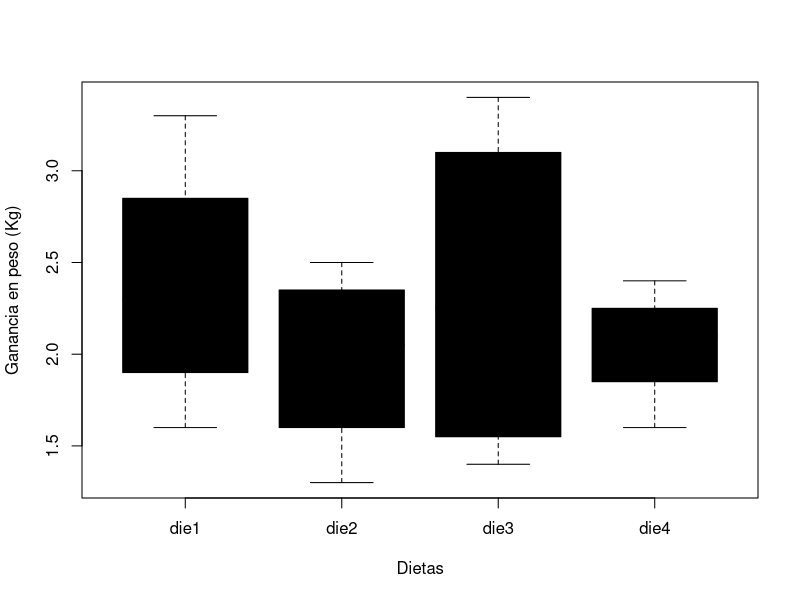

This chart was generated by the following R code:
# Arleth Alexandra Fernandez Flores
# 2072813
# 20/05/2024

# Experimento ganancia en peso (GP) basado en diferentes dietas
# Niveles de factor: 4(die1, die2, die3, die4)

die1 <- c(2.4, 2.2, 3.3, 1.6)
die2 <- c(2.2, 1.9, 1.3, 2.5)
die3 <- c(3.4, 1.7, 2.8, 1.4)
die4 <- c(1.6, 2.1, 2.1, 2.4)

# Sumatoria de grupos/bloques
# Para peso bajo sumar la ganancia en peso
sum(die1[1]+die2[1]+die3[1]+die4[1])
sum(die1[2]+die2[2]+die3[2]+die4[2])
sum(die1[3]+die2[3]+die3[3]+die4[3])
sum(die1[4]+die2[4]+die3[4]+die4[4])

# sumatoria de las dietas independienetes de grupo/bloque
sum(die1); sum(die2); sum(die3); sum(die4)

GP <- c(die1, die2, die3, die4)
Trat <- gl(4,4,16, labels = c("die1","die2","die3","die4"))
Bloq <- gl(4,4,16, labels = c("Bajo","Normal","SP", "OB"))

Dietas <- data.frame(Trat,Bloq,GP)
head(Dietas)

boxplot(Dietas$GP~Dietas$Trat,
        col = "black",
        xlab = "Dietas",
        ylab = "Ganancia en peso (Kg)")

tapply(Dietas$GP, Dietas$Trat, var)

fligner.test(Dietas$GP, Dietas$Trat)
bartlett.test(Dietas$GP, Dietas$Trat)

diet.aov <- aov(Dietas$GP~Dietas$Trat)
summary(diet.aov)

